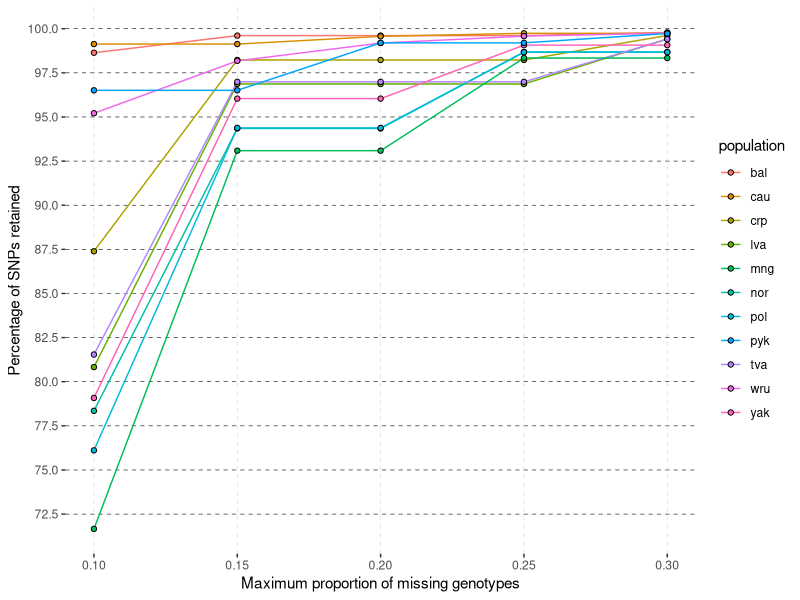

The R source for this figure:
library(ggplot2)
library(dplyr)

# read the missingness table
miss_table <- read.table("miss_table.txt",
                         header = TRUE)
miss_table$percent_out <- round(miss_table$filtered_snps/miss_table$total_snps*100, 2)
miss_table$percent_retained <- round((1 - miss_table$filtered_snps / miss_table$total_snps) * 100, 2)

# populations=("bal" "cau" "crp" "lva" "nor" "pol" "tva" "mng" "wru" "yak" "pyk")

miss_plot <- ggplot(miss_table) +
    geom_line(data = miss_table %>% filter(population == "bal"),
                        aes(x = f_miss, y = percent_retained, color = population), size = 0.5) +
    geom_line(data = miss_table %>% filter(population == "cau"),
                        aes(x = f_miss, y = percent_retained, color = population), size = 0.5) +
    geom_line(data = miss_table %>% filter(population == "crp"),
                        aes(x = f_miss, y = percent_retained, color = population), size = 0.5) +
    geom_line(data = miss_table %>% filter(population == "lva"),
                        aes(x = f_miss, y = percent_retained, color = population), size = 0.5) +
    geom_line(data = miss_table %>% filter(population == "nor"),
                        aes(x = f_miss, y = percent_retained, color = population), size = 0.5) +
    geom_line(data = miss_table %>% filter(population == "pol"),
                        aes(x = f_miss, y = percent_retained, color = population), size = 0.5) +
    geom_line(data = miss_table %>% filter(population == "tva"),
                        aes(x = f_miss, y = percent_retained, color = population), size = 0.5) +
    geom_line(data = miss_table %>% filter(population == "mng"),
                        aes(x = f_miss, y = percent_retained, color = population), size = 0.5) +
    geom_line(data = miss_table %>% filter(population == "wru"),
                        aes(x = f_miss, y = percent_retained, color = population), size = 0.5) +
    geom_line(data = miss_table %>% filter(population == "yak"),
                        aes(x = f_miss, y = percent_retained, color = population), size = 0.5) +
    geom_line(data = miss_table %>% filter(population == "pyk"),
                        aes(x = f_miss, y = percent_retained, color = population), size = 0.5) +
    geom_point(data = miss_table, 
                         aes(x = f_miss, y = percent_retained, fill = population),
                         shape = 21, size = 1.5) +
    theme(panel.grid.major.y = element_line(color = "black", size = 0.2, linetype = 2),
          panel.background = element_rect(fill = "white"),
          panel.grid.major.x = element_line(color = "lightgrey", size = 0.2, linetype = 2)) +
    scale_y_continuous(n.breaks = 12) +
    xlab(paste0("Maximum proportion of missing genotypes")) +
    ylab(paste0("Percentage of SNPs retained"))

ggsave(filename = "missing_plot.png",
       plot = miss_plot, width = 4, height = 3)
